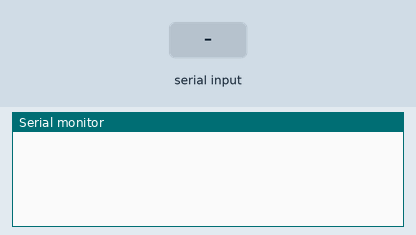
A program run on a simulated ESP32. Parts: the last lines printed to the serial monitor. Inputs (shaded band) come from the test bench.

Above: at 1.2 s.
1.3 s: "VERIFY\n" received over Serial
At 2.0 s:
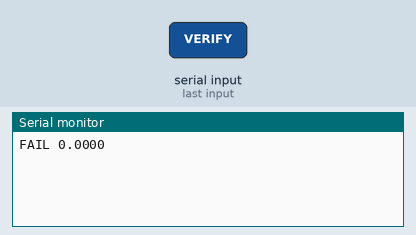
2.8 s: "REFERENCE\n" received over Serial
At 3.2 s:
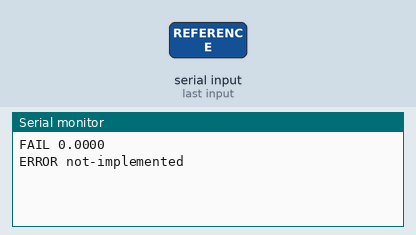
4.3 s: "PING\n" received over Serial
At 5.5 s:
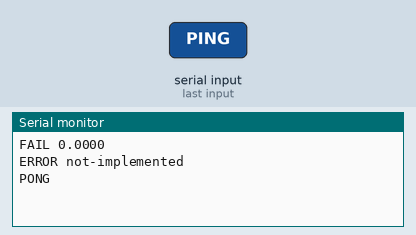
5.8 s: "1\n" received over Serial
At 6.6 s:
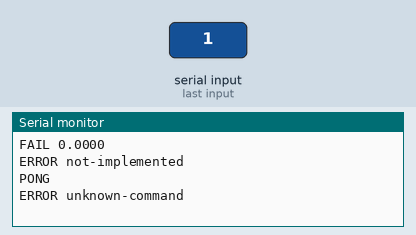

Measured:
- after the input at 1.3 s, the serial monitor: prints a new line at once (image 1)
- after the input at 2.8 s, the serial monitor: prints a new line at once (image 2)
- after the input at 4.3 s, the serial monitor: prints a new line at once (image 3)
- after the input at 5.8 s, the serial monitor: prints a new line at once (image 4)

The program:

main.cpp
```cpp
/**
 * Camera firmware — the ESP32-CAM. System_Plan.md §2 and §8.2.
 *
 * One job: answer "is an item present on the weighing platform?" with pass or
 * fail and a score, over a serial link to the controller.
 *
 * What it must NOT do:
 *   - identify what the item is. The system has one points rate for every item
 *     precisely because this hardware cannot tell them apart
 *     (System_Plan.md §5.7 rule 1);
 *   - join the Wi-Fi network or talk to the server. Only the NodeMCU does that;
 *   - answer OK when it is unsure. A silent or uncertain camera must read as
 *     FAIL on the controller, because points are credited only after
 *     verification passes.
 *
 * Protocol (firmware/README.md), one line in, one line out:
 *
 *   -> VERIFY            <- OK <score> | FAIL <score>
 *   -> REFERENCE         <- READY | ERROR <reason>
 *   -> PING              <- PONG
 *
 * Method: frame differencing against a stored reference frame of the empty
 * platform, in an LED-lit closed chamber.
 */

#include <Arduino.h>

#include "../include/config.hpp"
#include "controller_link.hpp"

namespace {

ControllerLink controllerLink;

}  // namespace

void setup() {
  // The link to the controller is this board's only serial port, so it is also
  // the only place a log line could go — keep logs off it entirely, or a stray
  // line gets parsed as a verdict.
  Serial.begin(SERIAL_LINK_BAUD);

  // TODO: esp_camera_init(), then capture the first reference frame.
}

void loop() {
  if (Serial.available()) {
    String line = Serial.readStringUntil('\n');
    line.trim();
    controllerLink.handleLine(line);
  }
}
```

controller_link.hpp
```cpp
#pragma once

#include <Arduino.h>

#include "../include/config.hpp"

/**
 * The serial link to the controller: one line in, one line out.
 * System_Plan.md §8.2, protocol in firmware/README.md.
 *
 *   -> VERIFY            <- OK <score> | FAIL <score>
 *   -> REFERENCE         <- READY | ERROR <reason>
 *   -> PING              <- PONG
 *
 * Every answer is written to Serial, which is also the link itself — so nothing
 * else may be printed there, or a stray line gets parsed as a verdict.
 */
class ControllerLink {
 public:
  explicit ControllerLink() = default;

  /** Answer one trimmed line from the controller. */
  void handleLine(const String& line) {
    if (line == "VERIFY") {
      p_handleVerify();
    } else if (line == "REFERENCE") {
      p_handleReference();
    } else if (line == "PING") {
      Serial.println("PONG");
    } else if (line.length() > 0) {
      Serial.println("ERROR unknown-command");
    }
  }

 private:
  /**
   * TODO: implement.
   *
   *   1. esp_camera_init() with grayscale, FRAME_WIDTH x FRAME_HEIGHT.
   *      The AI-Thinker pin map is the one in the ESP32 core's
   *      camera_pins.h — do not invent pin numbers for the camera itself.
   *   2. captureReference(): discard WARMUP_FRAMES, then store one frame as the
   *      empty-platform reference. Re-taken on the controller's request, which
   *      it sends whenever the chamber is known to be empty — otherwise
   *      lighting drift slowly turns every frame into a "difference".
   *   3. verify(): capture a frame, count pixels differing from the reference
   *      by more than PIXEL_DIFFERENCE_THRESHOLD, and report
   *      score = changed / total. Pass when score >= PRESENCE_SCORE_THRESHOLD.
   *   4. Answer FAIL with score 0 when there is no reference frame yet, never
   *      OK.
   */
  void p_handleVerify() {
    Serial.println("FAIL 0.0000");  // fail closed until implemented
  }

  void p_handleReference() { Serial.println("ERROR not-implemented"); }
};
```

config.hpp
```cpp
#pragma once

/**
 * Camera firmware constants.
 *
 * The verification method is frame differencing against the empty platform in
 * an LED-lit chamber (System_Plan.md §2). A controlled, closed chamber is what
 * makes this work at all: the lighting does not change between the reference
 * frame and the comparison, so a difference means an object rather than a
 * shadow.
 *
 * TODO(team): every threshold here has to be set on the real chamber, with the
 * real LEDs, against real e-waste items. Record the successful verification
 * rate over at least ten trials (guidelines, Steps 5 and 13).
 */

constexpr unsigned long SERIAL_LOG_BAUD = 115200;
constexpr unsigned long SERIAL_LINK_BAUD = 115200;

// Grayscale at a small frame size is plenty: this detects presence, not
// identity, and a smaller frame is faster and fits in RAM comfortably.
constexpr int FRAME_WIDTH = 320;
constexpr int FRAME_HEIGHT = 240;

// A pixel counts as changed when it differs from the reference by more than
// this. Too low and sensor noise reads as an item; too high and a dark item on
// a dark platform reads as nothing.
constexpr int PIXEL_DIFFERENCE_THRESHOLD = 35;

// Fraction of changed pixels needed to call an item present. This is the score
// reported to the controller and stored as verification_score.
constexpr float PRESENCE_SCORE_THRESHOLD = 0.08f;

// Let the sensor's auto-exposure settle before a frame is used. A frame grabbed
// too early differs from the reference for reasons that have nothing to do with
// an item being there.
constexpr int WARMUP_FRAMES = 3;
```
